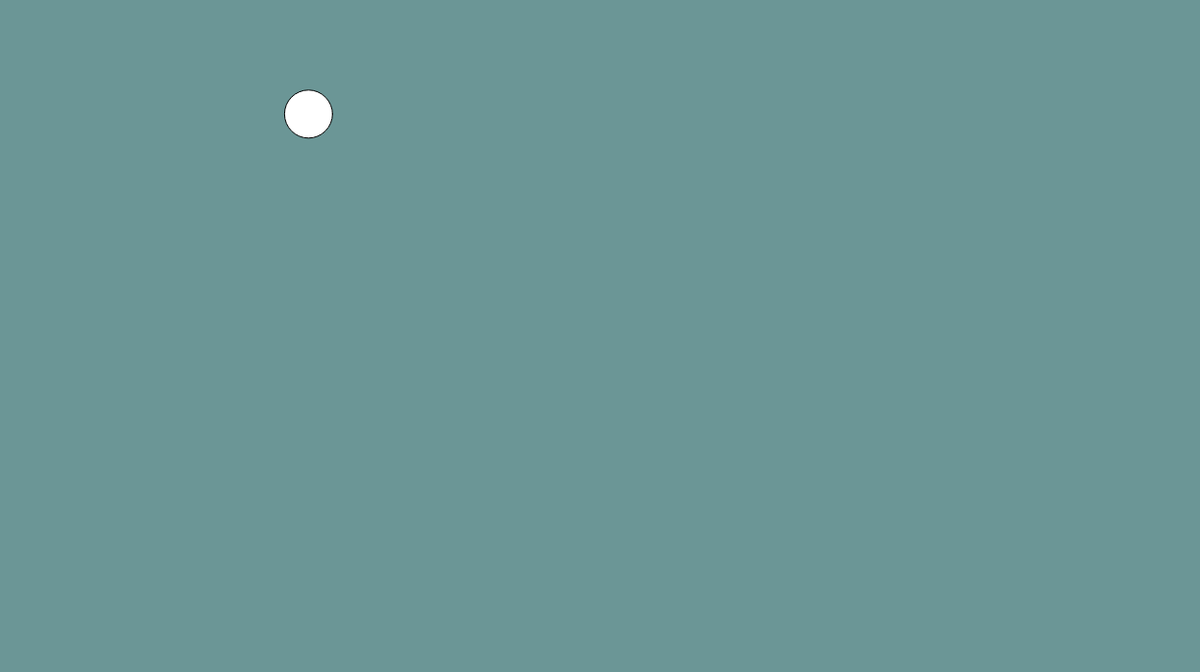
Frame 1 (no input)
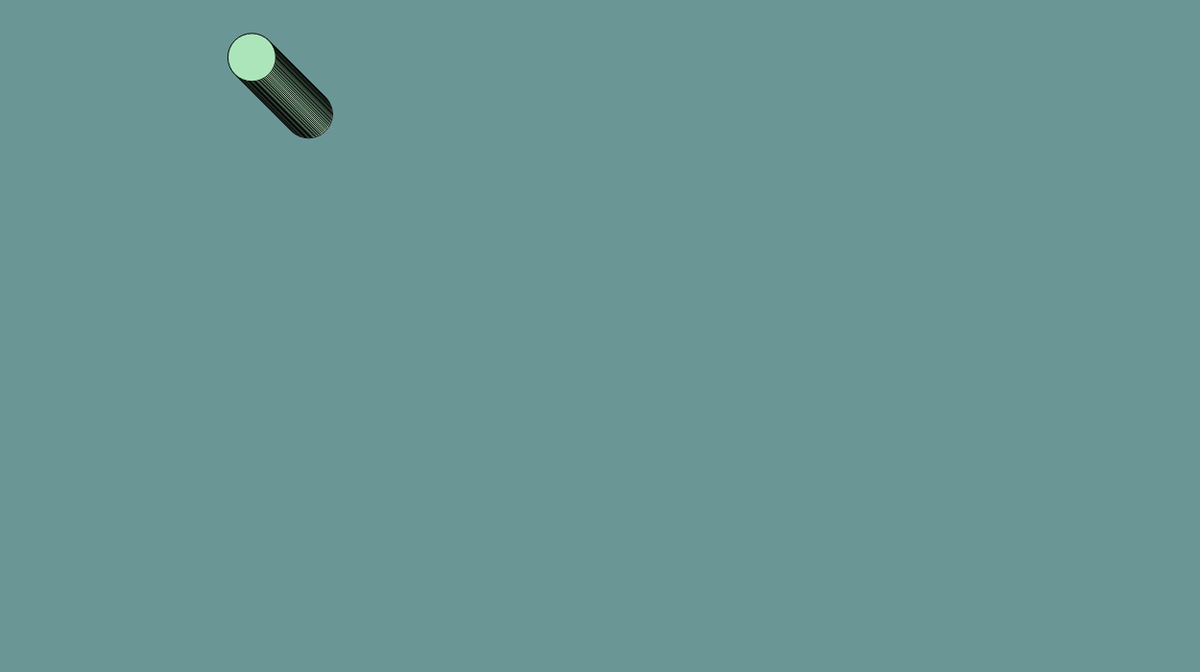
Frame 60 (no input)
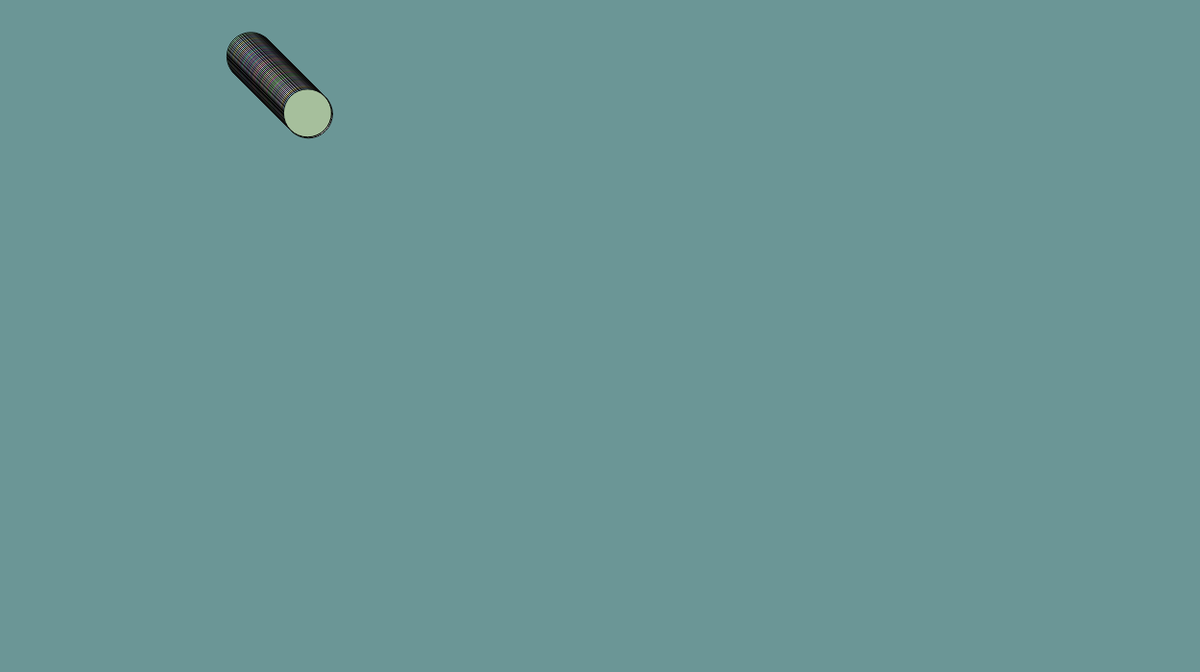
Frame 120 (the mouse pressed at the canvas centre since frame 60)

The p5.js sketch that drew these frames (run headless with seeded random() and noise() and a simulated clock; from frame 60 on, the mouse is pressed at the canvas centre):

// p5.js sketch
// ── sketch.js
let cor;
let x;
let y;

function setup() {
 createCanvas(1250, 700);
 background(random(0, 150), (0, 150), (0, 150));
 
 
 cor = color(random(150, 255), random(150 ,255), random(150, 255));
 x = (random(0, 400));
 y = (random(0, 400));
}

function draw() {
circle (x, y, 50);
 fill (cor);
 
 if(mouseX < x) {
   x = x - 1}
 if(mouseX > x) {
   x = x + 1 }
 if(mouseY < y) {
   y = y - 1}
 if(mouseY > y) {
   y = y + 1}

 if(mouseIsPressed) {
   cor = color(random(150, 255), random(150 ,255), random(150, 255)) }
}
